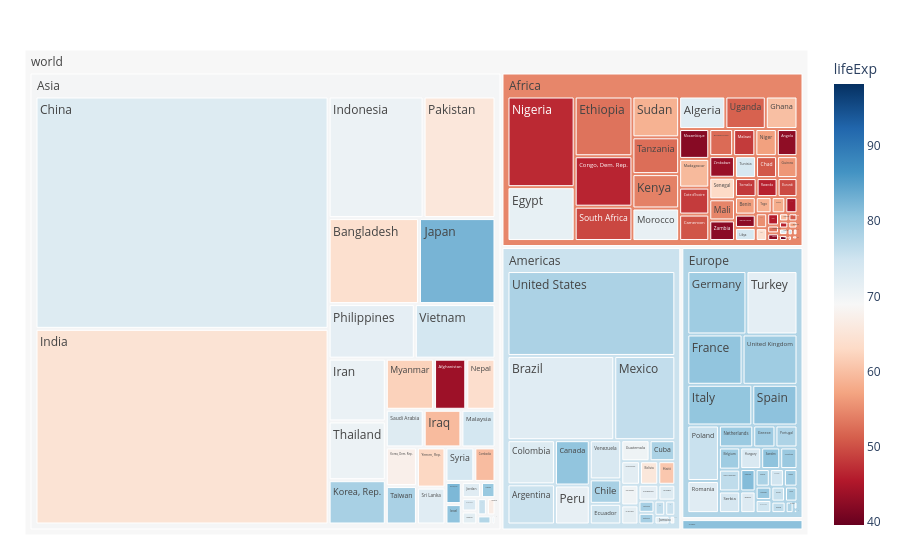

The code cell stored with this chart in its notebook:
### Markdown cell above
Treemap of a rectangular DataFrame with continuous color argument in px.treemap

### Code cell
import numpy as np
df = px.data.gapminder().query("year == 2007")
fig = px.treemap(df, path=[px.Constant("world"), 'continent', 'country'], values='pop',
                  color='lifeExp', hover_data=['iso_alpha'],
                  color_continuous_scale='RdBu',
                  color_continuous_midpoint=np.average(df['lifeExp'], weights=df['pop']))
fig.update_layout(margin = dict(t=50, l=25, r=25, b=25))
fig.show()

### Figure 1 — Plotly figure (JSON) as saved in the notebook; plotly's stock layout.template omitted (floating-point values rounded to 4 significant figures; data arrays with more than 128 entries replaced by an {"elided": "..."} marker saying what was removed)
{"data": [{"branchvalues": "total", "customdata": {"elided": "148x2 mixed values"}, "domain": {"x": [0, 1], "y": [0, 1]}, "hovertemplate": "labels=%{label}<br>pop=%{value}<br>parent=%{parent}<br>id=%{id}<br>iso_alpha=%{customdata[0]}<br>lifeExp=%{color}<extra></extra>", "ids": {"elided": "148 str values"}, "labels": {"elided": "148 str values"}, "marker": {"coloraxis": "coloraxis", "colors": {"elided": "148 float values"}}, "name": "", "parents": {"elided": "148 str values"}, "type": "treemap", "values": {"elided": "148 float values"}}], "layout": {"coloraxis": {"cmid": 68.92, "colorbar": {"title": {"text": "lifeExp"}}, "colorscale": [[0, "rgb(103,0,31)"], [0.1, "rgb(178,24,43)"], [0.2, "rgb(214,96,77)"], [0.3, "rgb(244,165,130)"], [0.4, "rgb(253,219,199)"], [0.5, "rgb(247,247,247)"], [0.6, "rgb(209,229,240)"], [0.7, "rgb(146,197,222)"], [0.8, "rgb(67,147,195)"], [0.9, "rgb(33,102,172)"], [1, "rgb(5,48,97)"]]}, "legend": {"tracegroupgap": 0}, "margin": {"b": 25, "l": 25, "r": 25, "t": 50}}}
